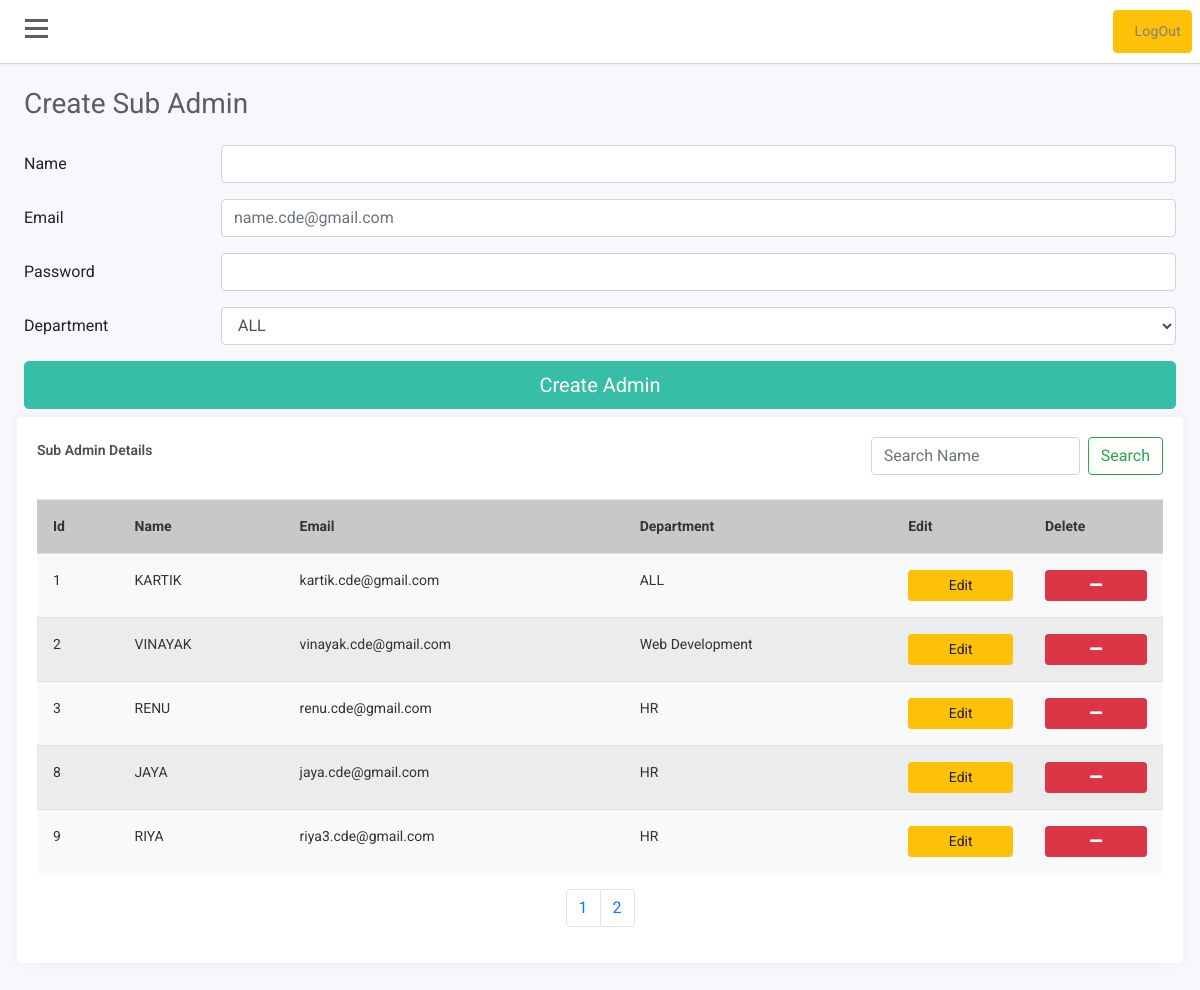
/admin/createsubadmin.php (signed in), run on the app's committed database.
### tables this page shows
CREATE TABLE `alogin` (
  `id` int(11) NOT NULL,
  `name` varchar(255) NOT NULL,
  `email` varchar(255) NOT NULL,
  `password` longtext NOT NULL,
  `Department` varchar(255) NOT NULL,
  `type` varchar(255) NOT NULL,
  `code` int(11) DEFAULT NULL,
  `status` varchar(200) DEFAULT NULL,
  `dp` varchar(200) DEFAULT NULL
);

### admin/createsubadmin.php (the view, shortened to what this page needs)
<?php
$servername = "localhost";
$username = "root";
$password = "";
$dbname = "intern";
$conn = new mysqli($servername, $username, $password, $dbname);
$page=$_GET["page"];
if($page=="" || $page=="1"){
    $page1=0;
}else{
    $page1=($page*5)-5;
}
?>
<!doctype html>
<html lang="en">
<head>
    <link rel="stylesheet" href="https://stackpath.bootstrapcdn.com/bootstrap/4.1.3/css/bootstrap.min.css"
>
    <link rel="stylesheet" href="https://use.fontawesome.com/releases/v5.7.2/css/all.css"
>
    <link rel="stylesheet" href="css/style.css">
</head>
<body>
    <div id="wrapper">
        <div id="page-content-wrapper">
            <div id="content">
                <div class="container-fluid p-0 px-lg-0 px-md-0">
                    <nav class="navbar navbar-expand navbar-light my-navbar sticky-top">
                        <div type="button" id="bar" class="nav-icon1 hamburger animated fadeInLeft is-closed"
                            data-toggle="offcanvas">
                            <span></span>
                            <span></span>
                            <span></span>
                        </div>
                        <ul class="navbar-nav ml-auto">
                            <li class="nav-item" style="padding: 8px;">
                                <a href="logout.php" class="btn btn-warning">LogOut</a>
                            </li>
                        </ul>
                    </nav>
                    <div class="container-fluid px-lg-4">
                        <div class="row">
                            <div class="col-md-12 mt-lg-4 mt-4">
                                <div class="d-sm-flex align-items-center justify-content-between mb-4">
                                    <h1 class="h3 mb-0 text-gray-800">Create Sub Admin</h1>
                                </div>
                            </div>
                            <div class="col-md-12">
                                <form method="POST" action="createadmin.php" class="needs-validation" novalidate>
                                    <div class="form-group row">
                                        <label for="inputName" class="col-sm-2 col-form-label">Name</label>
                                        <div class="col-sm-10">
                                            <input type="text" class="form-control" id="inputName" name="name" required>
                                        </div>
                                    </div>
                                    <div class="form-group row">
                                        <label for="inputEmail" class="col-sm-2 col-form-label">Email</label>
                                        <div class="col-sm-10">
                                            <input class="form-control" type="email" placeholder="name.cde@gmail.com"
                                                id="inputEmail" name="email" required>
                                        </div>
                                    </div>
                                    <div class="form-group row">
                                        <label for="inputPassword" class="col-sm-2 col-form-label">Password</label>
                                        <div class="col-sm-10">
                                            <input class="form-control" type="password" id="inputPassword" name="pass"
                                                required>
                                        </div>
                                    </div>
                                    <div class="form-group row">
                                        <label for="inputDepartment" class="col-sm-2 col-form-label">Department</label>
                                        <div class="col-sm-10">
                                            <select id="inputDepartment" class="form-control" name="department">
                                                <option value="ALL">ALL</option>
                                            </select>
                                        </div>
                                    </div>
                                    <button type="submit" class="btn btn-success btn-lg btn-block">Create Admin</button>
                                </form>
                            </div>
                            <div class="col-md-12 table-responsive p-2">
                                <div class="card table-responsive">
                                    <div class="card-body">
                                        <div class="d-sm-flex align-items-center justify-content-between mb-4">
                                            <h2 class="card-title">Sub Admin Details</h2>
                                            <form class="form-inline my-2 my-lg-0" method="post" action="">
                                                <input class="form-control mr-sm-2" type="text" name="search"
                                                    placeholder="Search Name" aria-label="Search">
                                                <button class="btn btn-outline-success my-2 my-sm-0"
                                                    type="submit">Search</button>
                                            </form>
                                        </div>
                                        <div>
                                            <table class="table table-striped bg-light small p-2">
                                                <tr class="table-dark">
                                                    <th>Id</th>
                                                    <th>Name</th>
                                                    <th>Email</th>
                                                    <th>Department</th>
                                                    <th>Edit</th>
                                                    <th>Delete</th>
                                                </tr>
                                                <?php
                                                if(isset($_POST['search'])){
                                                    $searchKey=$_POST['search'];
                                                    $sql = "SELECT * FROM alogin WHERE name LIKE '%$searchKey%' limit $page1,5";
                                                }else{
                                                    $sql = "SELECT * FROM alogin limit $page1,5";
                                                }
                                                $data = mysqli_query($conn,$sql);
                                                    while($row = $data->fetch_assoc()) {
                                                        echo '<tr>
                                                        <td>'.$row["id"].'</td>
                                                        <td class="text-uppercase">' . $row["name"]. '</td>
                                                        <td>'.$row["email"]. '</td>
                                                        <td>'.$row["Department"]. '</td>
                                                        <td>
                                                            <button type="button" class="btn btn-sm btn-warning btn-block editbtn" >Edit</button>
                                                        </td>
                                                        <td><a href="deletesubadmin.php?delete='.$row["id"].'" class="btn btn-sm btn-danger btn-block"><i class="fa fa-minus"></i> </a></td>
                                                        </tr>';
                                                    }
                                                ?>
                                            </table>
                                        </div>
                                        <div class="text-center col-lg-12">
                                            <nav aria-label="Page navigation example" class="text-center">
                                                <ul class="pagination justify-content-center">
                                                    <?php
                                            if(isset($_POST['search'])){
                                                $searchKey=$_POST['search'];
                                                $sql = "SELECT * FROM alogin WHERE name LIKE '%$searchKey%' limit $page1,5";
                                            }else{
                                            $sql = "SELECT * FROM alogin";
                                            }
                                            $data = mysqli_query($conn,$sql);
                                            if($data){
                                                $row=mysqli_num_rows($data);
                                                $a=$row/5;
                                                $a=ceil($a);
                                                for($b=1;$b<=$a;$b++){
                                                    echo '<li class="page-item"><a class="page-link" href="createsubadmin.php?page='.$b.'">'.$b.'</a></li>';
                                                }
                                            }
                                            ?>
                                                </ul>
                                            </nav>
                                        </div>
                                    </div>
                                </div>
                            </div>
                        </div>
                    </div>
                </div>
            </div>
        </div>
    </div>
</body>
</html>

### admin/css/style.css (style rules this page uses)
body { position: relative; overflow-x:hidden; background: #f7f7fc; font-family: 'Roboto', sans-serif; }
body, html { height: 100%; }
.navbar-nav > li > a ,.submenu-box ul li a { color:gray!important; text-transform: capitalize; font-size: 14px; padding:10px 10px 10px 20px!important; display: block; font-weight: 400; position: relative; z-index: 2; font-family: 'Roboto', sans-serif; letter-spacing: .2px; }
.navbar-nav li { display:block!important; margin:2px 0px; }
#page-content-wrapper { width: 100%; transition: all 0.5s ease; }
.nav-icon1 { z-index: 999; position:relative; display: block; width:23px; margin:0px 30px 0px 25px; cursor:pointer; height: 25px; }
.nav-icon1 span { position:absolute; top:0; width:100%; height:3px; cursor:pointer; background-color:#5d5d5d; left:0; transform:rotate(0deg); transition:.30s ease-in-out; }
.nav-icon1 span:nth-of-type(1) { top:0; }
.nav-icon1 span:nth-of-type(2) { top:8px; }
.nav-icon1 span:nth-of-type(3) { top:16px; }
.my-navbar { padding:0px; background-color:white; box-shadow: 0 1px 1px 0 rgba(0,0,0,.16); }
.card { margin-bottom: 24px; border:none; box-shadow: 0 0 0.875rem 0 rgba(33,37,41,.05); }
.card-body { flex: 1 1 auto; min-height: 1px; padding: 1.25rem; }
.card-title { font-size: .875rem; color: #495057; }
.text-gray-800 { color: #5a5c69!important; font-size: 1.75rem; font-weight: 400; line-height: 1.2; }
.btn-sm { padding: .25rem .5rem; font-size: .875rem; line-height: 1.5; border-radius: .2rem; }
.btn-success { color: #fff; background-color: #36bea6; border-color: #36bea6; }
.card .card-title { position: relative; font-weight: 600; margin-bottom: 10px; }
.table td, .table th { padding: 1rem; font-size:14px; color:#333; vertical-align: top; border-top: 1px solid #dee2e6; }

### data on the page
alogin: id "1", name "KARTIK", email "kartik.cde@gmail.com", Department "ALL"
alogin: id "2", name "VINAYAK", email "vinayak.cde@gmail.com", Department "Web Development"
alogin: id "3", name "RENU", email "renu.cde@gmail.com", Department "HR"
alogin: id "8", name "JAYA", email "jaya.cde@gmail.com", Department "HR"
alogin: id "9", name "RIYA", email "riya3.cde@gmail.com", Department "HR"
